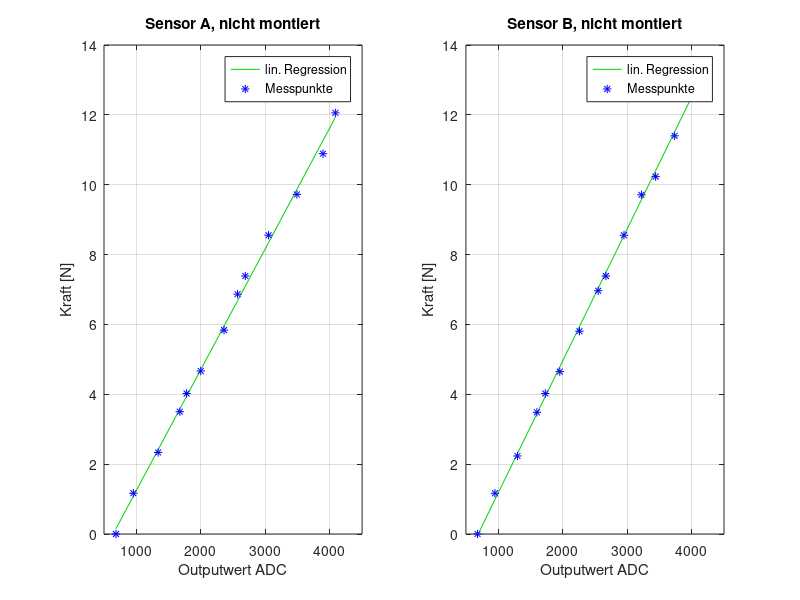

This chart was generated by the following MATLAB code:
%Kalibrierung und Test Kraftsensoren 
clc

%% Nicht verbauter Zustand
%Sensor A: Schrift oben/vorne, keine farbl. Markierung
a_w=[0;1.167;2.335;3.502;4.022;4.667;5.837;6.867;7.387;8.554;9.722;10.889;12.056];
a_adc=[685;955;1339;1675;1780;1999;2360;2570;2690;3050;3490;3894;4086];

%Sensor B ist blau markiert, Anschluss auf GND Seite der Schaltung
b_w=[0;1.167;2.234;3.483;4.022;4.649;5.807;6.965;7.387;8.554;9.712;10.232;11.399;12.567;13.076];
b_adc=[680;950;1299;1600;1730;1955;2260;2550;2670;2950;3220;3440;3735;3995;4085];

figure
subplot(1,2,1)
% Ausgleichsgrade: Polynom 1. Grades:
ya = polyfit(a_adc,a_w,1)
%Plotte Punkte sowie Ausgleichsgrade
plot(a_adc,polyval(ya,a_adc),'Color','#00d400','DisplayName', 'lin. Regression')
hold on 
plot(a_adc,a_w,'*','MarkerEdgeColor','#0000FF','DisplayName', 'Messpunkte') 
grid on
ylabel('Kraft [N]')
xlabel('Outputwert ADC')
title('Sensor A, nicht montiert')
axis([500 4500 0 14])
legend
subplot(1,2,2)
%Ausgleichsgrade: Polynom 1. Grades:
yb = polyfit(b_adc,b_w,1)
%Plotte Punkte sowie Ausgleichsgrade
plot(b_adc,polyval(yb,b_adc),'Color','#00d400','DisplayName', 'lin. Regression')
hold on 
plot(b_adc,b_w,'*','MarkerEdgeColor','#0000FF','DisplayName', 'Messpunkte') 
grid on
ylabel('Kraft [N]')
xlabel('Outputwert ADC')
title('Sensor B, nicht montiert')
axis([500 4500 0 14])
legend

%Auswertung der Reressionen 

%Berechnung der Residuen
fehler_A = a_w - polyval(ya,a_adc);

%Berechnung des Standardfehlers
SER_A = sqrt(sum(fehler_A.^2)/(length(a_w)-2))

%Berechnung der Residuen
fehler_B = b_w - polyval(yb,b_adc);

%Berechnung des Standardfehlers
SER_B = sqrt(sum(fehler_B.^2)/(length(b_w)-2))



%Kalibrierung auf Basis von drei Werten nach 5 Sekunden

%Sensor A
cal_f=[0;4.013;9.820];
val_a=[690;1856;3488];

kal_a = polyfit(val_a,cal_f,1)

%Sensor B 
val_b=[679;1750;3349];
kal_b = polyfit(val_b,cal_f,1)

